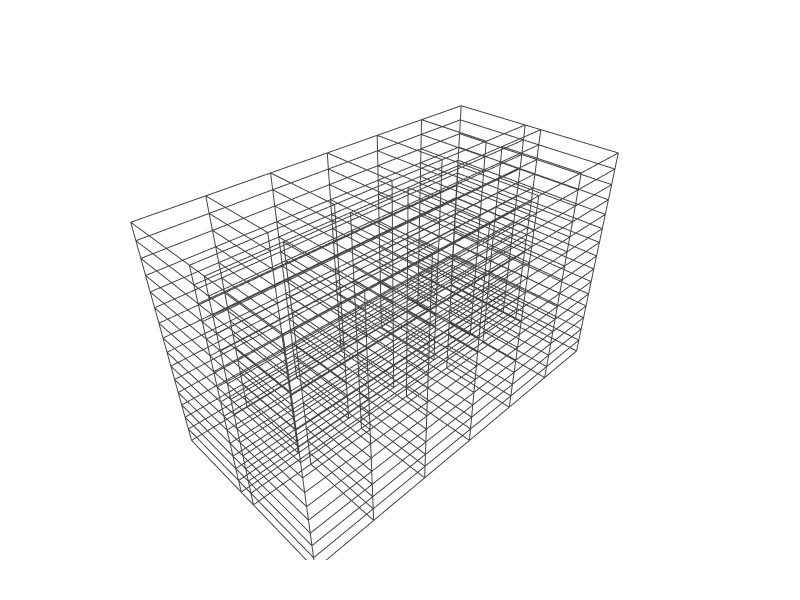

Notebook cell for this chart:
### Code cell
Topology.Show(objects,
              edgeColor=[100,100,200],   # visible color, not white
              edgeWidth=2,
              showFaces=False,           # skip faces entirely
              showVertices=False,
              backgroundColor="white",
              width=800,
              height=600,
              renderer=renderer)

### Figure 1 — Plotly figure (JSON) as saved in the notebook; plotly's stock layout.template omitted (floating-point values rounded to 4 significant figures; data arrays with more than 128 entries replaced by an {"elided": "..."} marker saying what was removed)
{"data": [{"hoverinfo": "text", "legendgroup": "2", "legendrank": 2, "line": {"color": [100, 100, 200], "dash": "solid", "width": 2}, "marker": {"size": 0}, "mode": "lines", "name": "1: default (Edges)", "showlegend": false, "text": "", "type": "scatter3d", "x": {"elided": "14040 int values"}, "y": {"elided": "14040 int values"}, "z": {"elided": "14040 int values"}}], "layout": {"autosize": true, "height": 600, "margin": {"b": 40, "l": 40, "r": 40, "t": 40}, "paper_bgcolor": "#FFFFFF", "plot_bgcolor": "#FFFFFF", "scene": {"aspectmode": "data", "camera": {"center": {"x": 0, "y": 0, "z": 0}, "eye": {"x": -1.25, "y": -1.25, "z": 1.25}, "projection": {"type": "perspective"}, "up": {"x": 0, "y": 0, "z": 1}}, "xaxis": {"visible": false}, "yaxis": {"visible": false}, "zaxis": {"visible": false}}, "showlegend": true, "width": 800, "xaxis": {"showgrid": false, "visible": false, "zeroline": false}, "yaxis": {"showgrid": false, "visible": false, "zeroline": false}}}
